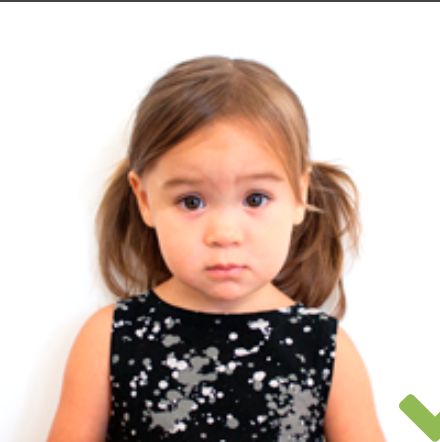
#> input picture passport-photo-ai/backend_backup_perfect_cropping_20251226_111332/training_data/1.png, 440 x 442 px, found by its file name
$ python create_test_image.py
#> lines starting #> are read from the running program, lines starting #| are printed output that depends on the picture
#!/usr/bin/env python3
"""
Create a test image with proper resolution for API testing
"""
from PIL import Image, ImageDraw
import os

def create_high_res_test_image():
    """Create a high resolution test image with a face-like pattern"""
    # Create a 800x800 image (meets 600x600 requirement)
    img = Image.new('RGB', (800, 800), color='lightblue')
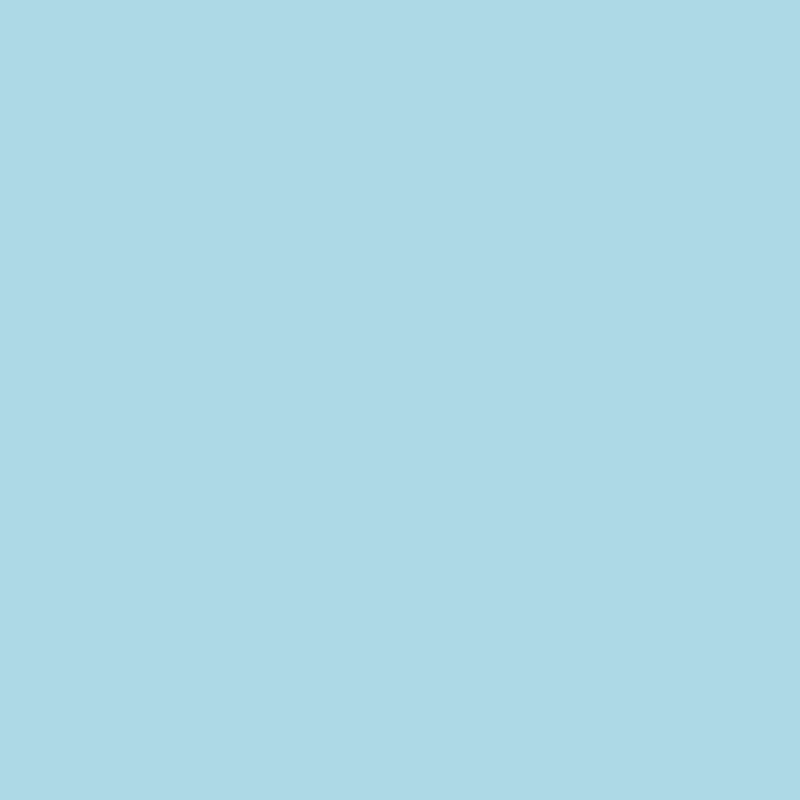
#> img: PIL image 800x800 RGB; mean R, G, B 173, 216, 230
    draw = ImageDraw.Draw(img)

    # Draw a realistic face pattern
    # Head (large oval)
    head_x, head_y = 250, 150
    head_w, head_h = 300, 400
    draw.ellipse([head_x, head_y, head_x + head_w, head_y + head_h],
                 fill='peachpuff', outline='black', width=3)

    # Eyes
    eye_y = head_y + 120
    left_eye_x = head_x + 80
    right_eye_x = head_x + 200
    draw.ellipse([left_eye_x, eye_y, left_eye_x + 30, eye_y + 20], fill='black')
    draw.ellipse([right_eye_x, eye_y, right_eye_x + 30, eye_y + 20], fill='black')

    # Nose
    nose_x = head_x + 140
    nose_y = eye_y + 60
    draw.line([nose_x, nose_y, nose_x, nose_y + 40], fill='black', width=3)

    # Mouth
    mouth_x = head_x + 100
    mouth_y = nose_y + 60
    draw.arc([mouth_x, mouth_y, mouth_x + 100, mouth_y + 40], 0, 180, fill='black', width=3)

    # Hair
    draw.ellipse([head_x - 20, head_y - 50, head_x + head_w + 20, head_y + 100],
                 fill='brown', outline='black', width=2)

    # Shoulders
    draw.rectangle([head_x - 100, head_y + head_h - 50, head_x + head_w + 100, 800],
                   fill='blue', outline='black', width=2)

    # Save the image
    output_path = 'test_high_res_face.jpg'
    img.save(output_path, 'JPEG', quality=95)
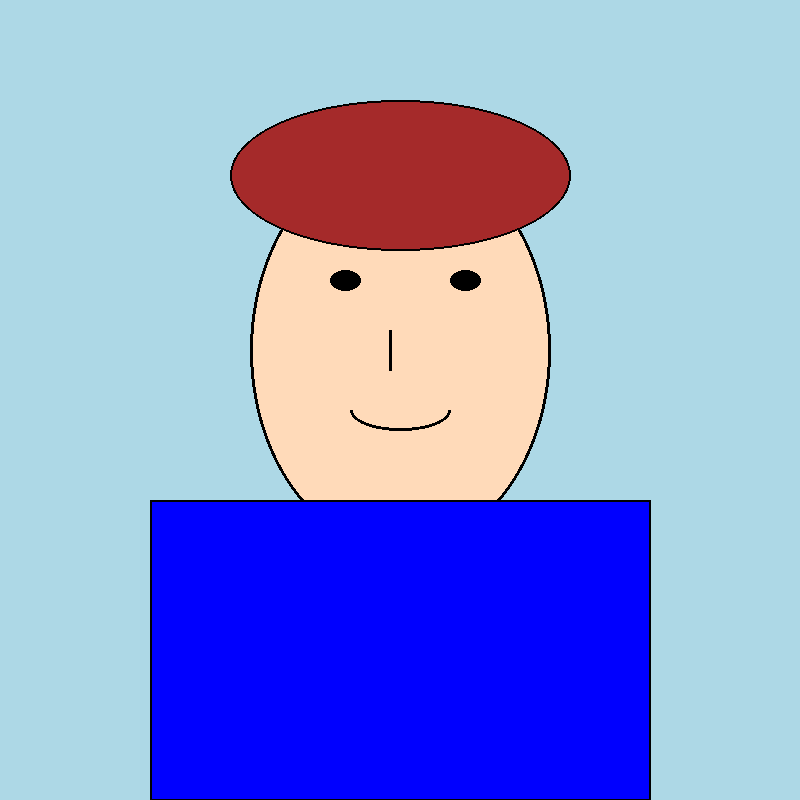
#> saved as test_high_res_face.jpg: PIL image 800x800 RGB; mean R, G, B 139.3, 153.3, 216.9

    print(f"Created high resolution test image: {output_path}")
    print(f"Resolution: {img.size}")
#| Resolution: (800, 800)

    return output_path

def upscale_existing_image():
    """Upscale an existing training image to meet resolution requirements"""
    source_path = 'backend/training_data/1.png'
    if not os.path.exists(source_path):
        print("Source image not found")
        return None

    # Open and upscale the image
    img = Image.open(source_path)
#> img is the input picture: PIL image 440x442 RGBA; mean R, G, B, A 201.9, 183.7, 174.6, 255
    original_size = img.size
#> original_size = (440, 442)

    # Calculate scale factor to reach at least 600x600
    scale_factor = max(600 / original_size[0], 600 / original_size[1])
#> scale_factor = 1.36
    new_size = (int(original_size[0] * scale_factor), int(original_size[1] * scale_factor))
#> new_size = (600, 602)

    # Upscale using high-quality resampling
    upscaled_img = img.resize(new_size, Image.Resampling.LANCZOS)

    # Convert to RGB if needed (for JPEG compatibility)
    if upscaled_img.mode in ('RGBA', 'LA', 'P'):
        upscaled_img = upscaled_img.convert('RGB')
#> upscaled_img: PIL image 600x602 RGB

    # Save the upscaled image
    output_path = 'test_upscaled_face.jpg'
    upscaled_img.save(output_path, 'JPEG', quality=95)

    print(f"Upscaled existing image: {source_path}")
    print(f"Original size: {original_size}")
#| Original size: (440, 442)
    print(f"New size: {new_size}")
#| New size: (600, 602)
    print(f"Saved as: {output_path}")

    return output_path

if __name__ == "__main__":
    print("🖼️  CREATING HIGH RESOLUTION TEST IMAGES")
    print("=" * 50)

    # Create synthetic high-res image
    synthetic_path = create_high_res_test_image()

    # Upscale existing training image
    upscaled_path = upscale_existing_image()

    print(f"\n✅ Test images created:")
    if synthetic_path:
        print(f"  - Synthetic: {synthetic_path}")
    if upscaled_path:
        print(f"  - Upscaled: {upscaled_path}")

    print(f"\nUse these images for API testing to meet 600x600 resolution requirement")

$ run again, with passport-photo-ai/archived_images/check_app_full_processing.jpg saved as passport-photo-ai/backend_backup_perfect_cropping_20251226_111332/training_data/1.png
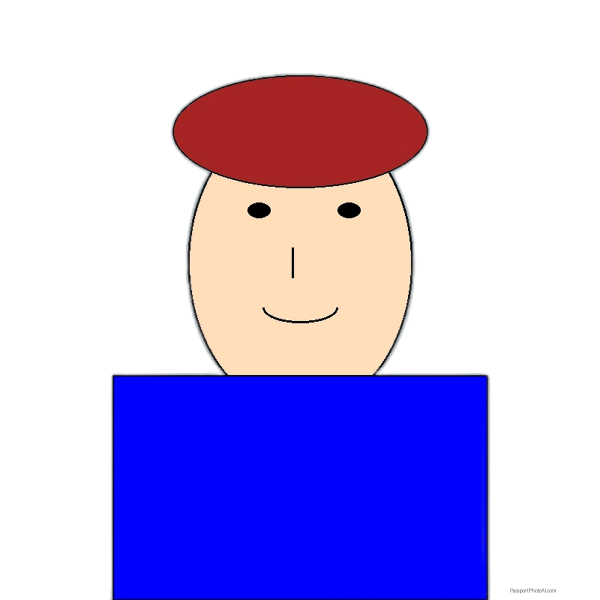
#> input picture passport-photo-ai/archived_images/check_app_full_processing.jpg, 1200 x 1200 px, found by its file name (shown at 1/2 size)
#| Resolution: (800, 800)
#> in upscale_existing_image, img is the input picture: PIL image 1200x1200 RGB; mean R, G, B 187.6, 176.3, 230.9
#> in upscale_existing_image, `upscaled_img = img.resize(new_size, Image.Resampling.LANCZOS)`:
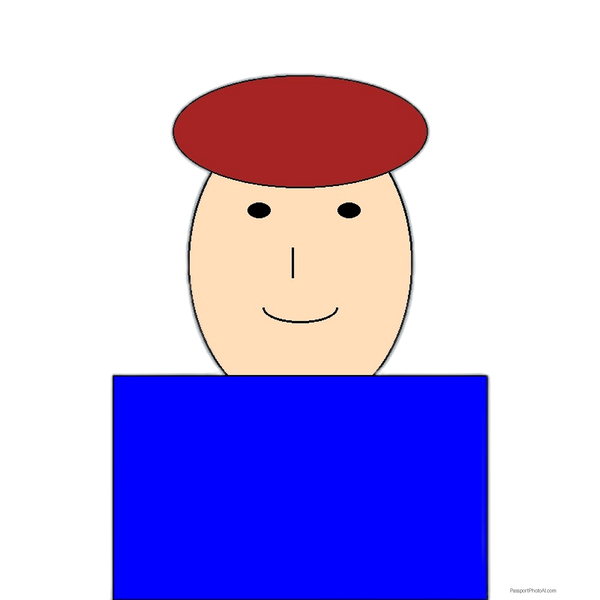
#> upscaled_img: PIL image 600x600 RGB; mean R, G, B 187.5, 176.3, 231
#| Original size: (1200, 1200)
#| New size: (600, 600)
